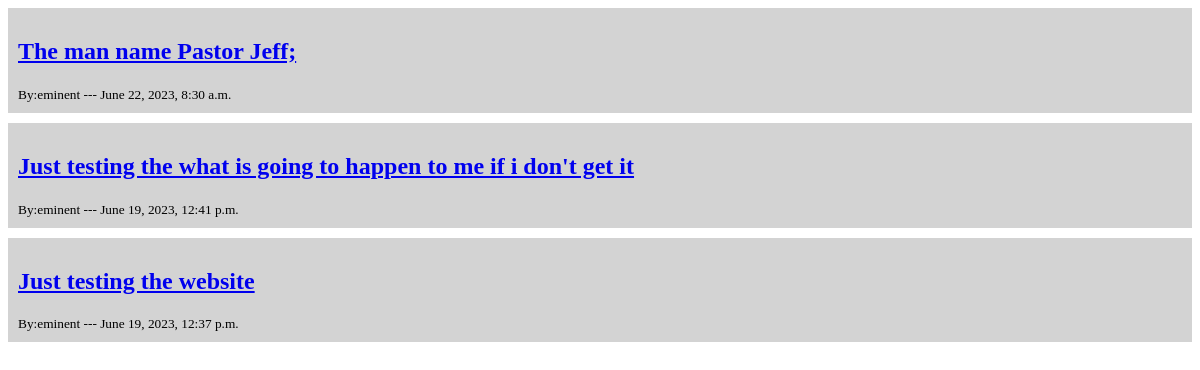
/blog/, run on an earlier commit of the app's database.
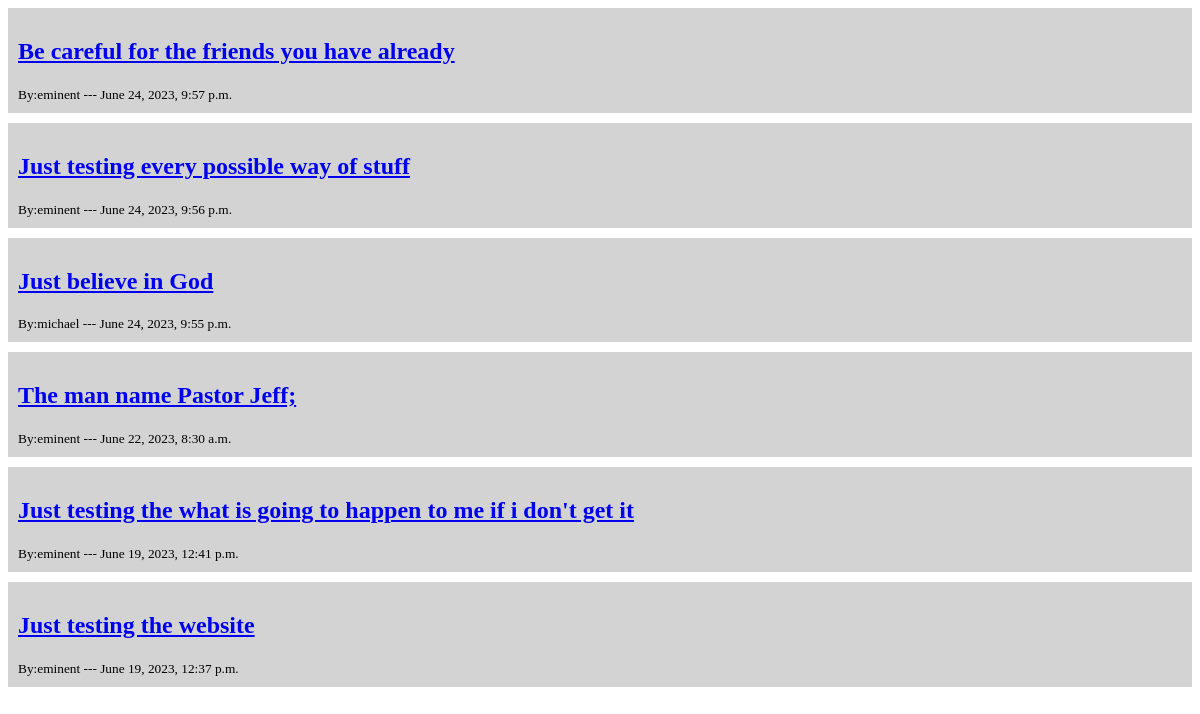
And on a later commit of the database.
### Blog/models.py (models this page shows, shortened)
class Blog(models.Model):
    STATUS_CHOICE = (
        ("draft", "Draft"),
        ("publish", 'Publish')
    )
    author = models.ForeignKey(User, on_delete=models.CASCADE)
    title = models.CharField(max_length=250)
    slug = models.SlugField(max_length=250, unique_for_date='publish')
    categories = models.ManyToManyField(Category, blank=True)
    body = RichTextField(config_name= 'default', null=True, blank=True)
    picture = models.ImageField(upload_to=user_directory_path, null=True, blank=True)
    publish = models.DateTimeField(default=timezone.now)
    status = models.CharField(max_length=12, choices=STATUS_CHOICE, default='draft')
    minute_read = models.IntegerField(default=1)
    updated = models.DateTimeField(auto_now=True)
    created = models.DateTimeField(auto_now_add=True)
    like_count = models.IntegerField(default=0)
    class Meta:
        ordering = ('-publish',)
    def get_absolute_url(self):
        return reverse('blogDetails', args=[self.id, self.slug])

### Blog/views.py (the view)
# urls.py: path("", blogHomePage, name="blogHome"),
def blogHomePage(request):
    blogs = Blog.objects.all().filter(status="draft")
    context = {"blogs": blogs}
    return render(request, "Blog/blogHomePage.html", context)

### templates/Blog/blogHomePage.html (shortened to what this page needs)
<!DOCTYPE html>
<html lang="en">
<head>
</head>
<body>
    {% for blog in blogs %}
    <div>
        <a href="{{ blog.get_absolute_url }}">
            <h2>{{ blog.title }}</h2>
        </a>
        <small>By:{{ blog.author}} --- {{ blog.created }}</small>
    </div>
    {% endfor%}
</body>
</html>

### templates/Blog/blogHomePage.html (style rules this page uses)
div { background-color: lightgray; color: black; padding: 10px; margin-bottom: 10px; }

What changed in the data, as far as the page shows it:
added Blog: title "Be careful for the friends you have already", author "eminent", created "June 24, 2023, 9:57 p.m."
added Blog: title "Just testing every possible way of stuff", author "eminent", created "June 24, 2023, 9:56 p.m."
added Blog: title "Just believe in God", author "michael", created "June 24, 2023, 9:55 p.m."
